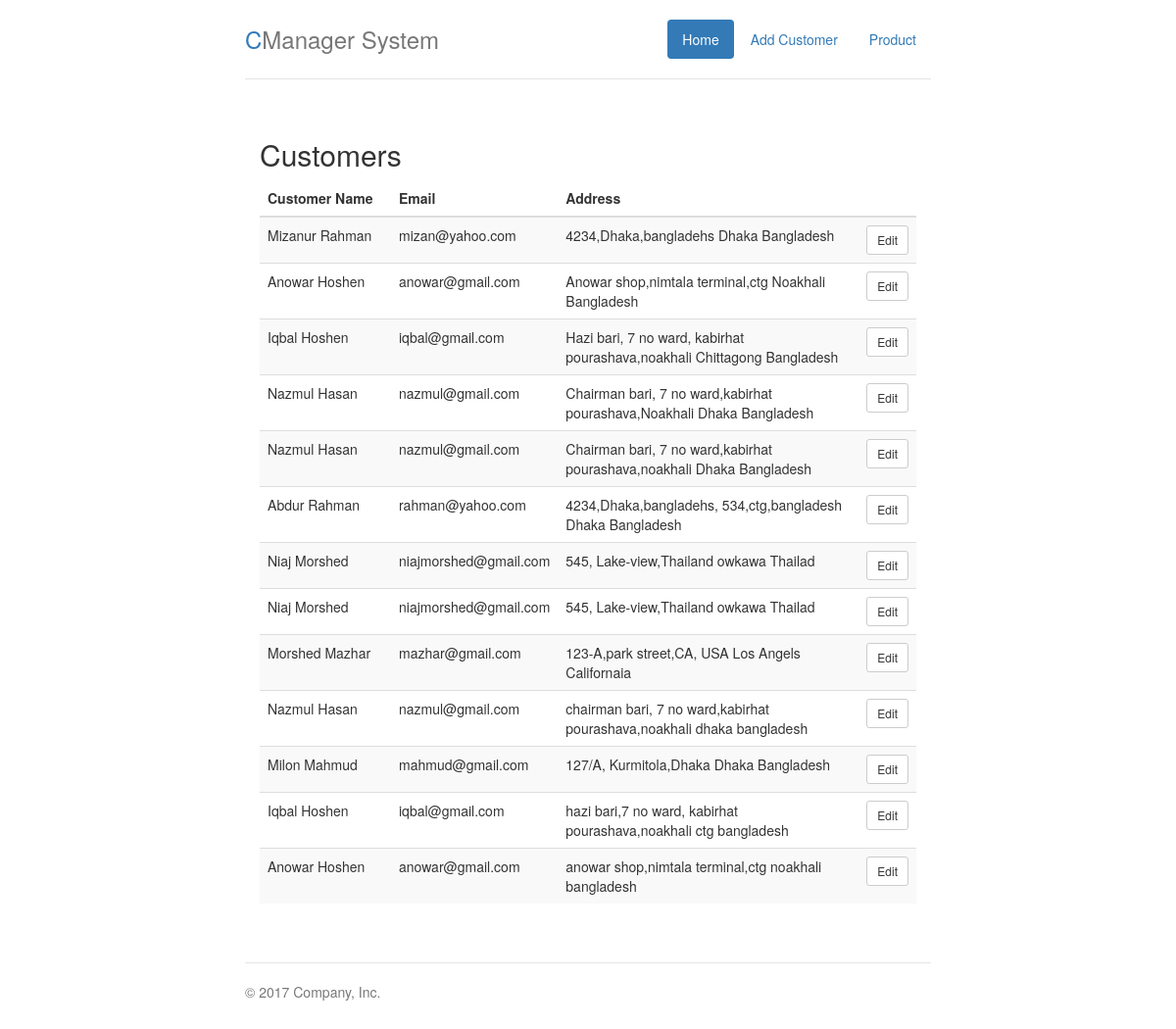
The page / on the database its author committed.
### tables this page shows
CREATE TABLE `customer_address` (
  `id` int(11) NOT NULL,
  `customer_id` int(11) NOT NULL,
  `address` varchar(100) NOT NULL,
  `address2` varchar(100) NOT NULL,
  `city` varchar(100) NOT NULL,
  `state` varchar(100) NOT NULL,
  `zipcode` varchar(100) NOT NULL
);

CREATE TABLE `customer` (
  `id` int(11) NOT NULL,
  `first_name` varchar(100) NOT NULL,
  `last_name` varchar(100) NOT NULL,
  `email` varchar(100) NOT NULL,
  `password` varchar(100) NOT NULL,
  `avatar` varchar(100) NOT NULL,
  `join_date` timestamp NOT NULL DEFAULT CURRENT_TIMESTAMP
);

### index.php (the view, shortened to what this page needs)
<?php include('includes/database.php');?>
<?php
$query="SELECT
        customer.id,
        customer.first_name,
        customer.last_name,
        customer.email,
        customer.password,
        customer_address.address,
        customer_address.address2,
        customer_address.city,
        customer_address.state,
        customer_address.zipcode
        FROM customer
        INNER JOIN customer_address
        ON customer_address.customer_id=customer.id ORDER BY join_date DESC";
$result=$mysqli->query($query) or die($mysqli->error.__LINE__);
?>
<!DOCTYPE html>
<html lang="en">
  <head>
    <link href="css/bootstrap.min.css" rel="stylesheet">
    <link href="css/style.css" rel="stylesheet">
    <link href="css/jubtron-narrow.css" rel="stylesheet">
  </head>
  <body>
    <div class="container">
      <div class="header clearfix">
        <nav>
          <ul class="nav nav-pills pull-right">
            <li role="presentation" class="active"><a href="index.php">Home</a></li>
            <li role="presentation"><a href="add_customer.php">Add Customer</a></li>
            <li role="presentation"><a href="product_show.php">Product</a></li>
          </ul>
        </nav>
        <h3 class="text-muted"><span style="color:#337AB7;">C</span>Manager System</h3>
      </div>
      <div class="row marketing">
        <div class="col-lg-12">
          <h2>Customers</h2>
           <table class="table table-striped">
            <thead>
                <tr>
                    <th width=20%>Customer Name</th>
                    <th>Email</th>
                    <th>Address</th>
                    <th></th>
                </tr>
            </thead>
            <tbody>
               <?php
                if($result->num_rows>0){
                    while($row=$result->fetch_assoc()){
                        $output='<tr>';
                        $output .='<td>'.$row['first_name'].' '.$row['last_name'].'</td>';
                        $output .='<td>'.$row['email'].'</td>';
                        $output .='<td>'.$row['address'].' '.$row['city'].' '.$row['state'].'</td>';
                        $output .='<td><a href="edit_customer.php?id='.$row['id'].'" class="btn btn-default btn-sm">Edit</a></td>';
                        $output .='</tr>';
                        echo $output;
                    }
                }else{
                    echo "Sorry, no customers were found.";
                }
                ?>
            </tbody>
          </table>
        </div>
      </div>
      <footer class="footer">
        <p>&copy; 2017 Company, Inc.</p>
      </footer>
    </div>
  </body>
</html>

### css/jubtron-narrow.css (style rules this page uses)
body { padding-top: 20px; padding-bottom: 20px; }
.header, .marketing, .footer { padding-right: 15px; padding-left: 15px; }
.header { padding-bottom: 20px; border-bottom: 1px solid #e5e5e5; }
.header h3 { margin-top: 0; margin-bottom: 0; line-height: 40px; }
.footer { padding-top: 19px; color: #777; border-top: 1px solid #e5e5e5; }
@media (min-width: 768px) { .container { max-width: 730px; } }
.marketing { margin: 40px 0; }
@media screen and (min-width: 768px) { .header, .marketing, .footer { padding-right: 0; padding-left: 0; } }
@media screen and (min-width: 768px) { .header { margin-bottom: 30px; } }

### rows shown on the page
customer_address: customer.first_name "Mizanur", customer.last_name "Rahman", customer.email "mizan@yahoo.com", address "4234,Dhaka,bangladehs", city "Dhaka", state "Bangladesh"
customer_address: customer.first_name "Anowar", customer.last_name "Hoshen", customer.email "anowar@gmail.com", address "Anowar shop,nimtala terminal,ctg", city "Noakhali", state "Bangladesh"
customer_address: customer.first_name "Iqbal", customer.last_name "Hoshen", customer.email "iqbal@gmail.com", address "Hazi bari, 7 no ward, kabirhat pourashava,noakhali", city "Chittagong", state "Bangladesh"
customer_address: customer.first_name "Nazmul", customer.last_name "Hasan", customer.email "nazmul@gmail.com", address "Chairman bari, 7 no ward,kabirhat pourashava,Noakhali", city "Dhaka", state "Bangladesh"
customer_address: customer.first_name "Nazmul", customer.last_name "Hasan", customer.email "nazmul@gmail.com", address "Chairman bari, 7 no ward,kabirhat pourashava,noakhali", city "Dhaka", state "Bangladesh"
customer_address: customer.first_name "Abdur", customer.last_name "Rahman", customer.email "rahman@yahoo.com", address "4234,Dhaka,bangladehs, 534,ctg,bangladesh", city "Dhaka", state "Bangladesh"
customer_address: customer.first_name "Niaj", customer.last_name "Morshed", customer.email "niajmorshed@gmail.com", address "545, Lake-view,Thailand", city "owkawa", state "Thailad"
customer_address: customer.first_name "Niaj", customer.last_name "Morshed", customer.email "niajmorshed@gmail.com", address "545, Lake-view,Thailand", city "owkawa", state "Thailad"
customer_address: customer.first_name "Morshed", customer.last_name "Mazhar", customer.email "mazhar@gmail.com", address "123-A,park street,CA, USA", city "Los Angels", state "Californaia"
customer_address: customer.first_name "Nazmul", customer.last_name "Hasan", customer.email "nazmul@gmail.com", address "chairman bari, 7 no ward,kabirhat pourashava,noakhali", city "dhaka", state "bangladesh"
customer_address: customer.first_name "Milon", customer.last_name "Mahmud", customer.email "mahmud@gmail.com", address "127/A, Kurmitola,Dhaka", city "Dhaka", state "Bangladesh"
customer_address: customer.first_name "Iqbal", customer.last_name "Hoshen", customer.email "iqbal@gmail.com", address "hazi bari,7 no ward, kabirhat pourashava,noakhali", city "ctg", state "bangladesh"
customer_address: customer.first_name "Anowar", customer.last_name "Hoshen", customer.email "anowar@gmail.com", address "anowar shop,nimtala terminal,ctg", city "noakhali", state "bangladesh"
